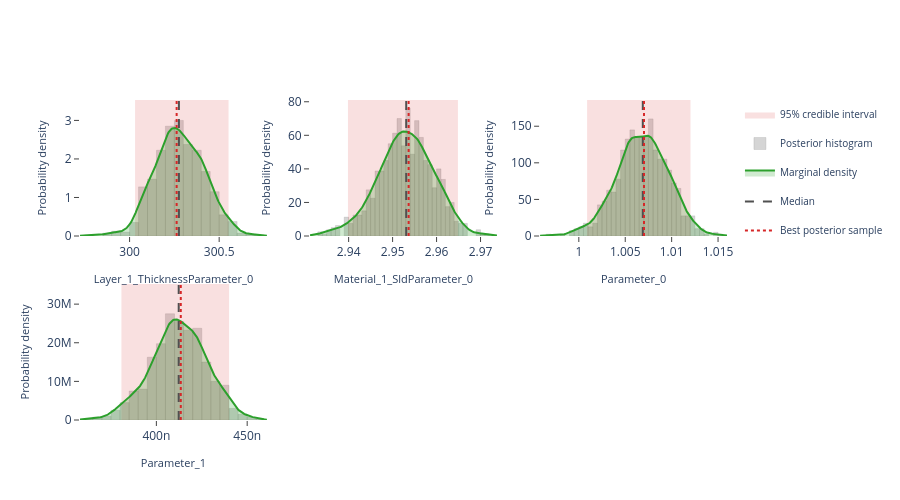

Here is the notebook cell this chart was saved with:
### Markdown cell above
## Interactive posterior plots

The next three cells render the same Plotly figures that are shown on the
Bayesian Posterior tab of the EasyReflectometryApp:

* **Marginals** — per-parameter distribution: histogram + smooth KDE marginal,
  shaded 95% credible interval, and median / best-sample lines
  (`plot_distribution` or `posterior.distribution()`)
* **Corner plot** — pairwise marginals + 2-D contours + scatter (`plot_corner`)
* **Traces** — per-chain trace + marginal histogram (`plot_trace`)

The standalone helpers are called with ``return_figure=True`` so they return a
Plotly ``Figure`` that we render in the notebook with ``fig.show()``; the
``PosteriorResults`` methods return the figure directly.

### Code cell
# ---- Marginal posterior distributions ---------------------------------------
# One panel per free parameter, each overlaying the posterior histogram, a
# smooth Gaussian-KDE marginal, the shaded 95% credible interval, and the
# median / best-sample reference lines.  Mirrors the "Marginals" sub-tab in
# the EasyReflectometryApp.

# The PosteriorResults method passes ``logp`` through automatically so the
# best posterior sample (MAP) line is drawn:
fig = posterior.distribution()
fig.show()

# Standalone equivalent (pass ``logp`` to get the best-sample line):
# fig = plot_distribution(
#     posterior.draws,
#     posterior.param_names,
#     logp=posterior.logp,
#     return_figure=True,
# )
# fig.show()

### Figure 1 — Plotly figure (JSON) as saved in the notebook; plotly's stock layout.template omitted (floating-point values rounded to 4 significant figures; data arrays with more than 128 entries replaced by an {"elided": "..."} marker saying what was removed)
{"data": [{"fill": "toself", "fillcolor": "rgba(214, 39, 40, 0.14)", "hoverinfo": "skip", "legendgroup": "95% credible interval", "line": {"color": "rgba(214, 39, 40, 0.14)", "width": 0}, "mode": "lines", "name": "95% credible interval", "showlegend": true, "type": "scatter", "x": [300.0, 300.6, 300.6, 300.0, 300.0], "xaxis": "x", "y": [0.0, 0.0, 3.53, 3.53, 0.0], "yaxis": "y"}, {"histnorm": "probability density", "hovertemplate": "sample=%{x:.4f}<br>density: %{y:.2f}<extra></extra>", "legendgroup": "histogram", "marker": {"color": "rgba(120, 120, 120, 0.38)", "line": {"color": "rgba(120, 120, 120, 0.24)", "width": 1}}, "name": "Posterior histogram", "nbinsx": 40, "opacity": 0.82, "showlegend": true, "type": "histogram", "x": {"elided": "800 float values"}, "xaxis": "x", "yaxis": "y"}, {"fill": "tozeroy", "fillcolor": "rgba(44, 160, 44, 0.22)", "hovertemplate": "Layer_1_ThicknessParameter_0: %{x:.4f}<br>density: %{y:.4f}<extra></extra>", "legendgroup": "marginal", "line": {"color": "rgb(44, 160, 44)", "width": 2}, "mode": "lines", "name": "Marginal density", "showlegend": true, "type": "scatter", "x": {"elided": "256 float values"}, "xaxis": "x", "y": {"elided": "256 float values"}, "yaxis": "y"}, {"hovertemplate": "Median: %{x:.4f}<extra></extra>", "legendgroup": "Median", "line": {"color": "rgb(80, 80, 80)", "dash": "dash", "width": 2}, "mode": "lines", "name": "Median", "showlegend": true, "type": "scatter", "x": [300.3, 300.3], "xaxis": "x", "y": [0.0, 3.53], "yaxis": "y"}, {"hovertemplate": "Best posterior sample: %{x:.4f}<extra></extra>", "legendgroup": "Best posterior sample", "line": {"color": "rgb(214, 39, 40)", "dash": "dot", "width": 2}, "mode": "lines", "name": "Best posterior sample", "showlegend": true, "type": "scatter", "x": [300.3, 300.3], "xaxis": "x", "y": [0.0, 3.53], "yaxis": "y"}, {"fill": "toself", "fillcolor": "rgba(214, 39, 40, 0.14)", "hoverinfo": "skip", "legendgroup": "95% credible interval", "line": {"color": "rgba(214, 39, 40, 0.14)", "width": 0}, "mode": "lines", "name": "95% credible interval", "showlegend": false, "type": "scatter", "x": [2.94, 2.965, 2.965, 2.94, 2.94], "xaxis": "x2", "y": [0.0, 0.0, 81.04, 81.04, 0.0], "yaxis": "y2"}, {"histnorm": "probability density", "hovertemplate": "sample=%{x:.4f}<br>density: %{y:.2f}<extra></extra>", "legendgroup": "histogram", "marker": {"color": "rgba(120, 120, 120, 0.38)", "line": {"color": "rgba(120, 120, 120, 0.24)", "width": 1}}, "name": "Posterior histogram", "nbinsx": 40, "opacity": 0.82, "showlegend": false, "type": "histogram", "x": {"elided": "800 float values"}, "xaxis": "x2", "yaxis": "y2"}, {"fill": "tozeroy", "fillcolor": "rgba(44, 160, 44, 0.22)", "hovertemplate": "Material_1_SldParameter_0: %{x:.4f}<br>density: %{y:.4f}<extra></extra>", "legendgroup": "marginal", "line": {"color": "rgb(44, 160, 44)", "width": 2}, "mode": "lines", "name": "Marginal density", "showlegend": false, "type": "scatter", "x": {"elided": "256 float values"}, "xaxis": "x2", "y": {"elided": "256 float values"}, "yaxis": "y2"}, {"hovertemplate": "Median: %{x:.4f}<extra></extra>", "legendgroup": "Median", "line": {"color": "rgb(80, 80, 80)", "dash": "dash", "width": 2}, "mode": "lines", "name": "Median", "showlegend": false, "type": "scatter", "x": [2.953, 2.953], "xaxis": "x2", "y": [0.0, 81.04], "yaxis": "y2"}, {"hovertemplate": "Best posterior sample: %{x:.4f}<extra></extra>", "legendgroup": "Best posterior sample", "line": {"color": "rgb(214, 39, 40)", "dash": "dot", "width": 2}, "mode": "lines", "name": "Best posterior sample", "showlegend": false, "type": "scatter", "x": [2.954, 2.954], "xaxis": "x2", "y": [0.0, 81.04], "yaxis": "y2"}, {"fill": "toself", "fillcolor": "rgba(214, 39, 40, 0.14)", "hoverinfo": "skip", "legendgroup": "95% credible interval", "line": {"color": "rgba(214, 39, 40, 0.14)", "width": 0}, "mode": "lines", "name": "95% credible interval", "showlegend": false, "type": "scatter", "x": [1.001, 1.012, 1.012, 1.001, 1.001], "xaxis": "x3", "y": [0.0, 0.0, 185.8, 185.8, 0.0], "yaxis": "y3"}, {"histnorm": "probability density", "hovertemplate": "sample=%{x:.4f}<br>density: %{y:.2f}<extra></extra>", "legendgroup": "histogram", "marker": {"color": "rgba(120, 120, 120, 0.38)", "line": {"color": "rgba(120, 120, 120, 0.24)", "width": 1}}, "name": "Posterior histogram", "nbinsx": 40, "opacity": 0.82, "showlegend": false, "type": "histogram", "x": {"elided": "800 float values"}, "xaxis": "x3", "yaxis": "y3"}, {"fill": "tozeroy", "fillcolor": "rgba(44, 160, 44, 0.22)", "hovertemplate": "Parameter_0: %{x:.4f}<br>density: %{y:.4f}<extra></extra>", "legendgroup": "marginal", "line": {"color": "rgb(44, 160, 44)", "width": 2}, "mode": "lines", "name": "Marginal density", "showlegend": false, "type": "scatter", "x": {"elided": "256 float values"}, "xaxis": "x3", "y": {"elided": "256 float values"}, "yaxis": "y3"}, {"hovertemplate": "Median: %{x:.4f}<extra></extra>", "legendgroup": "Median", "line": {"color": "rgb(80, 80, 80)", "dash": "dash", "width": 2}, "mode": "lines", "name": "Median", "showlegend": false, "type": "scatter", "x": [1.007, 1.007], "xaxis": "x3", "y": [0.0, 185.8], "yaxis": "y3"}, {"hovertemplate": "Best posterior sample: %{x:.4f}<extra></extra>", "legendgroup": "Best posterior sample", "line": {"color": "rgb(214, 39, 40)", "dash": "dot", "width": 2}, "mode": "lines", "name": "Best posterior sample", "showlegend": false, "type": "scatter", "x": [1.007, 1.007], "xaxis": "x3", "y": [0.0, 185.8], "yaxis": "y3"}, {"fill": "toself", "fillcolor": "rgba(214, 39, 40, 0.14)", "hoverinfo": "skip", "legendgroup": "95% credible interval", "line": {"color": "rgba(214, 39, 40, 0.14)", "width": 0}, "mode": "lines", "name": "95% credible interval", "showlegend": false, "type": "scatter", "x": [3.808e-07, 4.4e-07, 4.4e-07, 3.808e-07, 3.808e-07], "xaxis": "x4", "y": [0.0, 0.0, 35210000.0, 35210000.0, 0.0], "yaxis": "y4"}, {"histnorm": "probability density", "hovertemplate": "sample=%{x:.4f}<br>density: %{y:.2f}<extra></extra>", "legendgroup": "histogram", "marker": {"color": "rgba(120, 120, 120, 0.38)", "line": {"color": "rgba(120, 120, 120, 0.24)", "width": 1}}, "name": "Posterior histogram", "nbinsx": 40, "opacity": 0.82, "showlegend": false, "type": "histogram", "x": {"elided": "800 float values"}, "xaxis": "x4", "yaxis": "y4"}, {"fill": "tozeroy", "fillcolor": "rgba(44, 160, 44, 0.22)", "hovertemplate": "Parameter_1: %{x:.4f}<br>density: %{y:.4f}<extra></extra>", "legendgroup": "marginal", "line": {"color": "rgb(44, 160, 44)", "width": 2}, "mode": "lines", "name": "Marginal density", "showlegend": false, "type": "scatter", "x": {"elided": "256 float values"}, "xaxis": "x4", "y": {"elided": "256 float values"}, "yaxis": "y4"}, {"hovertemplate": "Median: %{x:.4f}<extra></extra>", "legendgroup": "Median", "line": {"color": "rgb(80, 80, 80)", "dash": "dash", "width": 2}, "mode": "lines", "name": "Median", "showlegend": false, "type": "scatter", "x": [4.123e-07, 4.123e-07], "xaxis": "x4", "y": [0.0, 35210000.0], "yaxis": "y4"}, {"hovertemplate": "Best posterior sample: %{x:.4f}<extra></extra>", "legendgroup": "Best posterior sample", "line": {"color": "rgb(214, 39, 40)", "dash": "dot", "width": 2}, "mode": "lines", "name": "Best posterior sample", "showlegend": false, "type": "scatter", "x": [4.134e-07, 4.134e-07], "xaxis": "x4", "y": [0.0, 35210000.0], "yaxis": "y4"}], "layout": {"barmode": "overlay", "height": 500, "legend": {"font": {"size": 10}}, "plot_bgcolor": "white", "showlegend": true, "xaxis": {"anchor": "y", "domain": [0.0, 0.2889], "range": [299.7, 300.8], "showgrid": false, "ticks": "outside", "title": {"font": {"size": 11}, "text": "Layer_1_ThicknessParameter_0"}, "zeroline": false}, "xaxis2": {"anchor": "y2", "domain": [0.3556, 0.6444], "range": [2.931, 2.974], "showgrid": false, "ticks": "outside", "title": {"font": {"size": 11}, "text": "Material_1_SldParameter_0"}, "zeroline": false}, "xaxis3": {"anchor": "y3", "domain": [0.7111, 1.0], "range": [0.9958, 1.016], "showgrid": false, "ticks": "outside", "title": {"font": {"size": 11}, "text": "Parameter_0"}, "zeroline": false}, "xaxis4": {"anchor": "y4", "domain": [0.0, 0.2889], "range": [3.58e-07, 4.609e-07], "showgrid": false, "ticks": "outside", "title": {"font": {"size": 11}, "text": "Parameter_1"}, "zeroline": false}, "xaxis5": {"anchor": "y5", "domain": [0.3556, 0.6444], "showgrid": false, "ticks": "outside", "zeroline": false}, "xaxis6": {"anchor": "y6", "domain": [0.7111, 1.0], "showgrid": false, "ticks": "outside", "zeroline": false}, "yaxis": {"anchor": "x", "domain": [0.575, 1.0], "range": [0.0, 3.53], "showgrid": false, "ticks": "outside", "title": {"font": {"size": 11}, "text": "Probability density"}, "zeroline": false}, "yaxis2": {"anchor": "x2", "domain": [0.575, 1.0], "range": [0.0, 81.04], "showgrid": false, "ticks": "outside", "title": {"font": {"size": 11}, "text": "Probability density"}, "zeroline": false}, "yaxis3": {"anchor": "x3", "domain": [0.575, 1.0], "range": [0.0, 185.8], "showgrid": false, "ticks": "outside", "title": {"font": {"size": 11}, "text": "Probability density"}, "zeroline": false}, "yaxis4": {"anchor": "x4", "domain": [0.0, 0.425], "range": [0.0, 35210000.0], "showgrid": false, "ticks": "outside", "title": {"font": {"size": 11}, "text": "Probability density"}, "zeroline": false}, "yaxis5": {"anchor": "x5", "domain": [0.0, 0.425], "showgrid": false, "ticks": "outside", "zeroline": false}, "yaxis6": {"anchor": "x6", "domain": [0.0, 0.425], "showgrid": false, "ticks": "outside", "zeroline": false}}}
